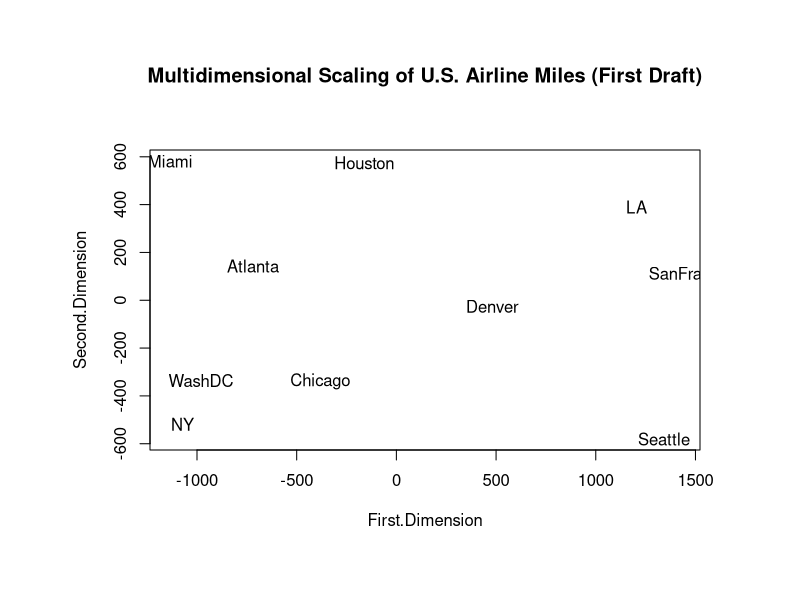
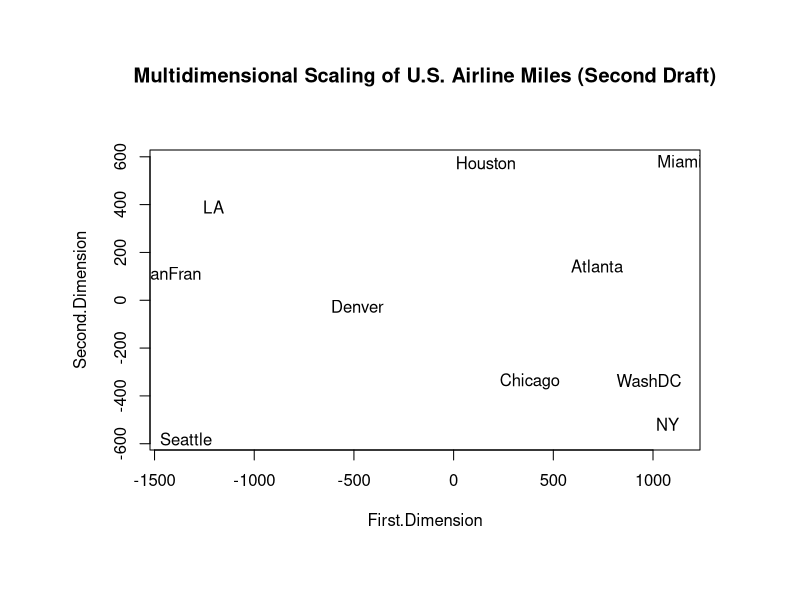
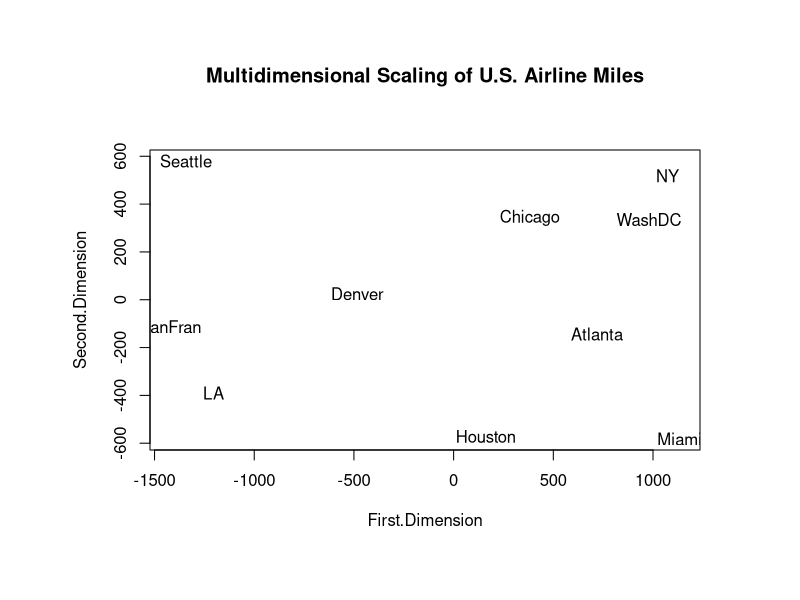

Recreate these plots in R, in order.
# Multidimensional Scaling Demonstration: US Cities (R)

library(MASS) # need MDS functions

# We define a utility function for converting a distance structure 
# to a distance matrix as required for some routines and 
# for printing of the complete matrix for visual inspection.
make.distance.matrix <- function(distance.structure)
{ n <- attr(distance.structure, "Size")
  full <- matrix(0,n,n)
  full[lower.tri(full)] <- distance.structure
  full+t(full)
}

# These are the original data from a chart of U.S. airline miles.
# Atla Chic  Den Hous   LA Miam   NY SanF Seat WaDC
#    0  587 1212  701 1936  604  748 2139 2182  543     Atlanta    
#  587    0  920  940 1745 1188  713 1858 1737  597     Chicago
# 1212  920    0  878  831 1726 1631  949 1021 1494     Denver
#  701  940  878    0 1374  968 1420 1645 1891 1220     Houston
# 1936 1745  831 1374    0 2339 2451  347  959 2300     Los.Angeles
#  604 1188 1726  968 2339    0 1092 2594 2734  923     Miami
#  748  713 1631 1420 2451 1092    0 2571 2408  205     New.York
# 2139 1858  949 1645  347 2594 2571    0  678 2442     San.Francisco
# 2182 1737 1021 1891  959 2734 2408  678    0 2329     Seattle
#  543  597 1494 1220 2300  923  205 2442 2329    0     Washington.D.C.

# We enter these into a distance structure as required for various 
# distance-based routines. That is, we enter the upper triangle 
# of the distance matrix as a single vector of distances.  
distance.structure <- 
    as.single(c(587, 1212,  701, 1936,  604,  748, 2139, 2182,  543,      
                      920,  940, 1745, 1188,  713, 1858, 1737,  597,     
                            878,  831, 1726, 1631,  949, 1021, 1494,     
                                 1374,  968, 1420, 1645, 1891, 1220,     
                                       2339, 2451,  347,  959, 2300,     
                                             1092, 2594, 2734,  923,    
                                                   2571, 2408,  205,     
                                                          678, 2442,     
                                                               2329))    
                                 
# We also provide a character vector of city names.
city.names <- c("Atlanta", "Chicago", "Denver", "Houston", "LA",
    "Miami","NY","SanFran","Seattle","WashDC")

attr(distance.structure, "Size") <- length(city.names)  # set size attribute 

# We can check to see that the distance structure has been entered correctly
# by converting the distance structure to a distance matrix 
# using the utility function make.distance.matrix, which we had defined
distance.matrix <- unlist(make.distance.matrix(distance.structure))
cat("\n","Distance Matrix for U.S. Airline Miles","\n")
print(distance.matrix)

# apply the multidimensional scaling algorithm and plot the map
mds.solution <- cmdscale(distance.structure, k=2, eig=T)
First.Dimension <- mds.solution$points[,1]
Second.Dimension <- mds.solution$points[,2]

pdf(file = "plot_metric_mds_airline_miles.pdf",
    width=11, height=8.5) # opens pdf plotting device

# use par(mar = c(bottom, left, top, right)) to set up margins on the plot 
par(mar=c(7.5, 7.5, 7.5, 5))

# We set up the plot but do not plot points... use names for points.
plot(First.Dimension,Second.Dimension,type="n") # first page of pdf plots
# We plot the city names in the locations where points normally go.
text(First.Dimension,Second.Dimension,labels=city.names,offset = 0.0)
title("Multidimensional Scaling of U.S. Airline Miles (First Draft)") 

# a review of the plot shows that the horizontal dimension should be reflected
# multiply the first dimension by -1 to get closer to desired map of the US
First.Dimension <- mds.solution$points[,1] * -1
Second.Dimension <- mds.solution$points[,2]
plot(First.Dimension,Second.Dimension,type="n")  # second page of pdf plots
text(First.Dimension,Second.Dimension,labels=city.names,offset = 0.0)
title("Multidimensional Scaling of U.S. Airline Miles (Second Draft)") 

# a review of the plot shows vertical dimension should also be reflected
# so we multiply the first and second dimensions by -1 
# this gives us the desired map of the US
First.Dimension <- mds.solution$points[,1] * -1
Second.Dimension <- mds.solution$points[,2] * -1
plot(First.Dimension,Second.Dimension,type="n")  # third page of pdf plots
text(First.Dimension,Second.Dimension,labels=city.names,offset = 0.0)
title("Multidimensional Scaling of U.S. Airline Miles") 
dev.off()  # closes the pdf plotting device

# Suggestions for the student: Try another geographic map.
# Try using distance in highway miles in place of distance in miles by air.
# Try non-metric MDS in place of metric MDS. See if there is a difference
# in the plotted solutions.